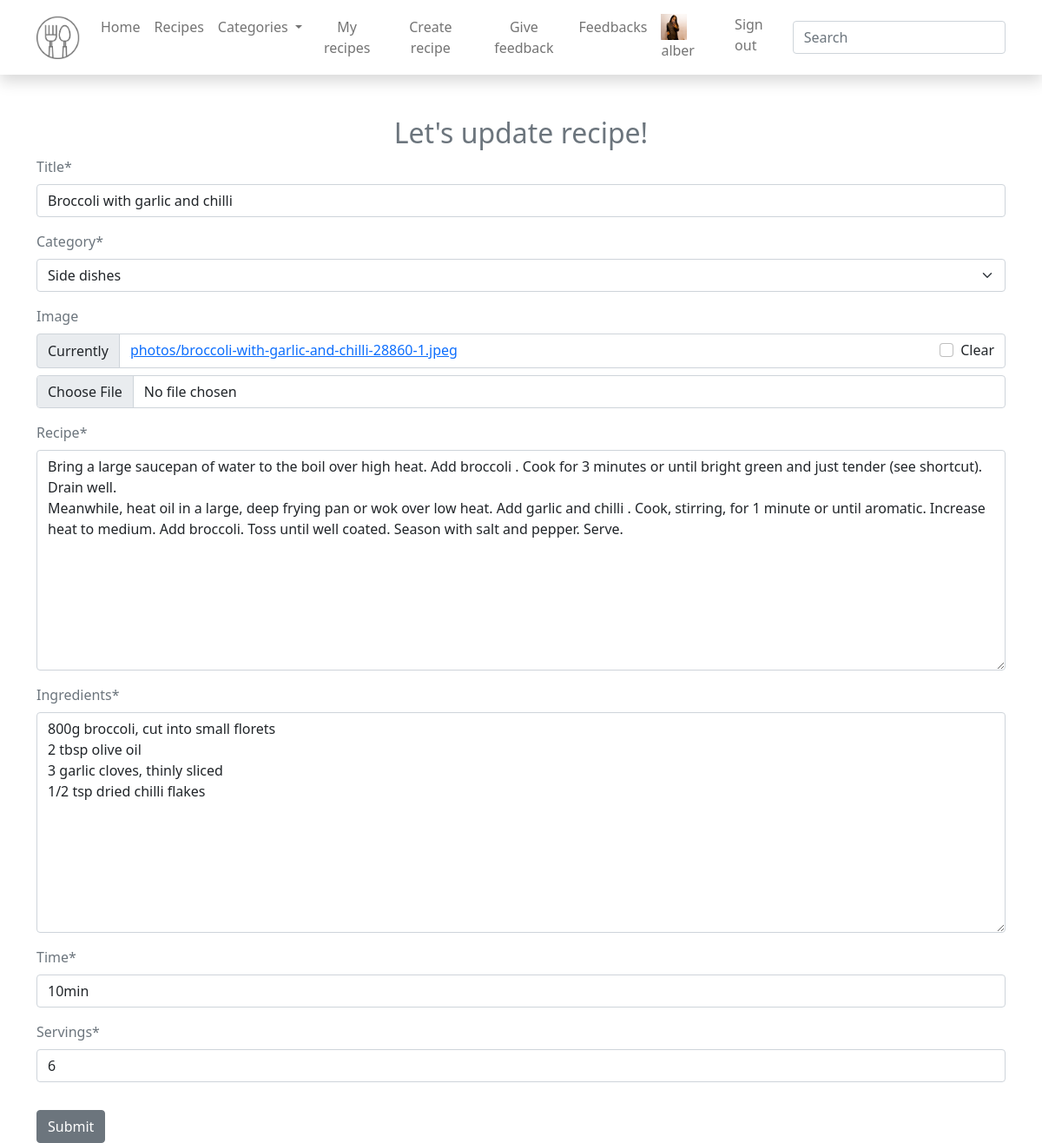
Page /edit_recipe/8 (signed in) on the earlier database version.
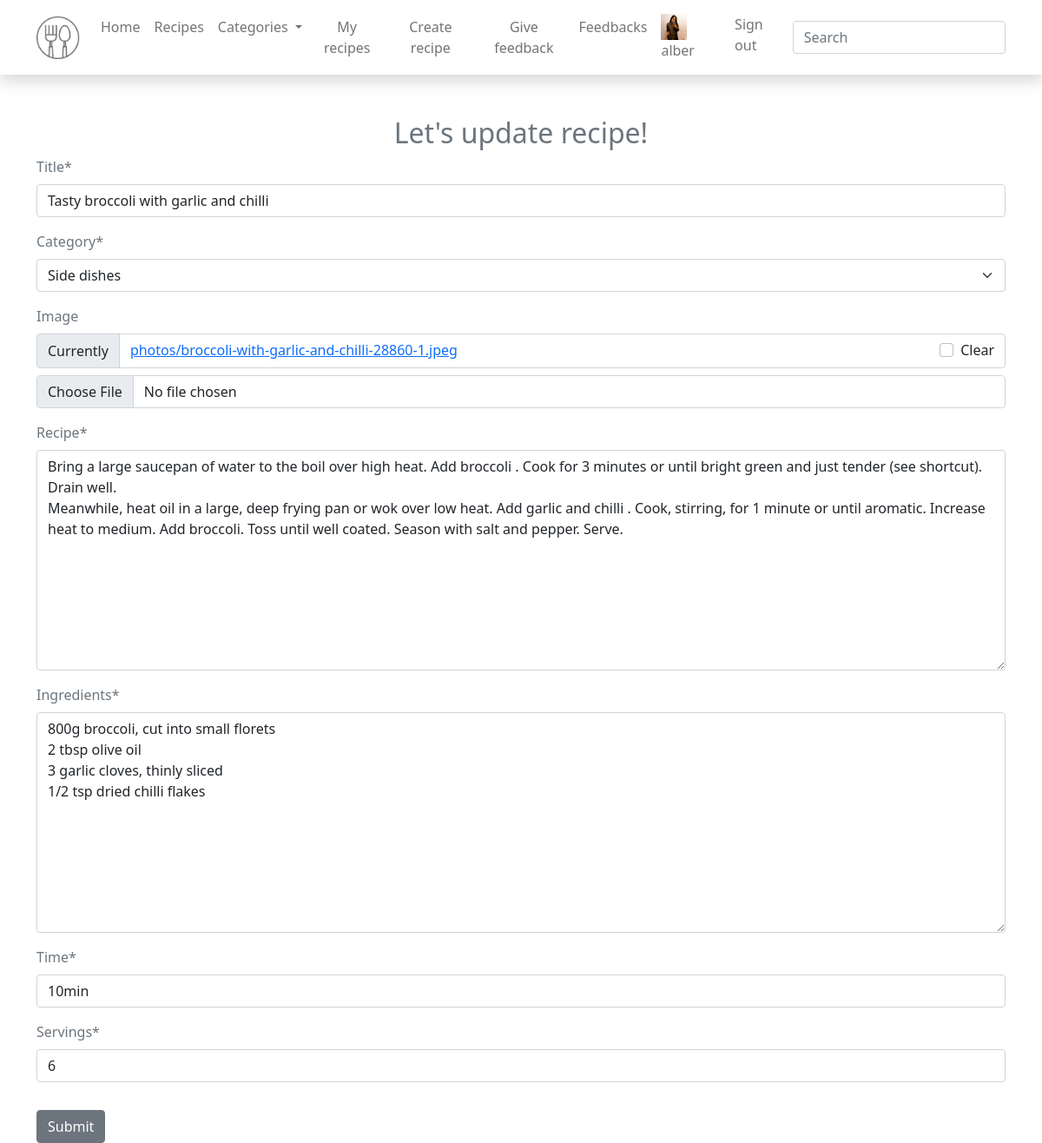
Same page on the later database version.
### application/models.py (models this page shows, shortened)
class User(AbstractUser):
    image = models.ImageField(null=True, blank=True)

class Recipe(models.Model):
    title = models.CharField(max_length=200)
    category = models.ForeignKey(Category, on_delete=models.CASCADE)
    image = models.ImageField(null=True, blank=True, upload_to='photos')
    recipe = models.TextField(null=True)
    ingredients = models.TextField(null=True)
    time = models.CharField(max_length=5)
    servings = models.CharField(max_length=5)
    user = models.ForeignKey(User, on_delete=models.CASCADE, default="")

class Category(models.Model):
    category = models.CharField(max_length=100, unique=True)
    def __str__(self):
        return self.category

### application/views.py (the view, shortened to what this page needs)
# urls.py: path('edit_recipe/<int:id>', views.EditRecipe.as_view(), name="edit_recipe"),
@method_decorator(login_required(login_url='login'), name='dispatch')
class EditRecipe(CreateRecipeView, UpdateView):
    form_c = CreateRecipeForm
    context = {}
    template_name = 'edit_recipes.html'
    def get(self, request, *args, **kwargs):
        id = kwargs.get('id')
        recipes = get_object_or_404(Recipe, pk=id)
        form = self.form_c(instance=recipes)
        self.context['form'] = form
        return render(request, self.template_name, self.context)

### application/forms.py
class CreateRecipeForm(forms.ModelForm):
    class Meta:
        model = Recipe
        fields = '__all__'
        widgets = {'ingredients': forms.Textarea(), 'recipe': forms.Textarea(),
                   'user': forms.HiddenInput()}

### templates/edit_recipes.html (shortened to what this page needs)
{% extends 'base.html' %}
{% load crispy_forms_tags %}
{% load static %}
{% block content %}
  <form method="post" enctype="multipart/form-data">
    <h1 class="lead main_home_header">Let's update recipe!</h1>
    {{ form|crispy }}
    <button type="submit" class="btn btn-secondary" style="margin-top:1rem;">Submit</button>
  </form>
{% endblock %}

### templates/base.html (shortened to what this page needs)
<!doctype html>
{% load static %}
<html lang="en">
  <head>
    <link href="https://cdn.jsdelivr.net/npm/bootstrap@5.0.2/dist/css/bootstrap.min.css" rel="stylesheet">
    <link rel="stylesheet" href="{% static '/css/style.css' %}">
  </head>
  <body class="text-muted">
<nav class="navbar navbar-expand-lg navbar-light bg-white static-top mb-5 shadow">
  <div class="container">
    <a class="navbar-brand" href="{% url 'home' %}">
    <img src="{% static '/img/logotipas.png' %}" alt="" width="50" height="50" class="d-inline-block align-top">
    </a>
    <div class="collapse navbar-collapse justify-content-end" id="navbarResponsive">
      <ul class="navbar-nav ms-auto text-center">
        <li class="nav-item">
          <a class="nav-link" href="{% url 'home' %}">Home</a>
        </li>
        <li class="nav-item">
          <a class="nav-link" href="{% url 'show_recipes' %}">Recipes</a>
        </li>
        <li class="nav-item dropdown">
          <a class="nav-link dropdown-toggle" href="#" id="navbarDropdown" role="button" data-bs-toggle="dropdown" aria-expanded="false">
            Categories
          </a>
        </li>
        {% if user.is_authenticated %}
        <li class="nav-item">
          <a class="nav-link" href="{% url 'show_user_recipes' page=1 %}">My recipes</a>
        </li>
        <li class="nav-item">
          <a class="nav-link" href="{% url 'create_recipes' %}">Create recipe</a>
        </li>
        <li class="nav-item">
          <a class="nav-link" href="{% url 'give_feedback' %}">Give feedback</a>
        </li>
        {% endif %}
        {% if request.user.is_staff %}
        <li class="nav-item">
          <a class="nav-link" href="{% url 'see_feedback' %}">Feedbacks</a>
        </li>
        {% endif %}
      </ul>
        <ul class="navbar-nav ml-auto pull-right">
          {% if user.is_authenticated %}
             <li class="nav-item">
               <a class="nav-link" href="{% url 'user_account' %}">
                 {% if user.image %}
                 <img src="{{ user.image.url }}" alt="Vartotojo nuotrauka" height="30" width="30">
                 {% endif %}
               {{ user.get_username }}</a></li>
            <li class="nav-item"><a class="nav-link" href="{% url 'logout' %}">Sign out</a></li>
          {% else %}
            <li class="nav-item"><a class="nav-link" href="{% url 'login' %}">Sign In</a></li>
          {% endif %}
        </ul>
      <form class="form-inline my-2 my-lg-0" action="{% url 'search' %}" method="get">
        <input class="form-control mr-sm-2" type="text" placeholder="Search" name="query">
      </form>
    </div>
  </div>
</nav>
<div class="container">
{% block content %}{% endblock %}
</div>
  </body>
</html>

### application/static/css/style.css (style rules this page uses)
.main_home_header { font-size: 2rem; justify-content: center; text-align: center; }

Differences in the rows shown:
changed Recipe "10min": title "Broccoli with garlic and chilli" → "Tasty broccoli with garlic and chilli"
